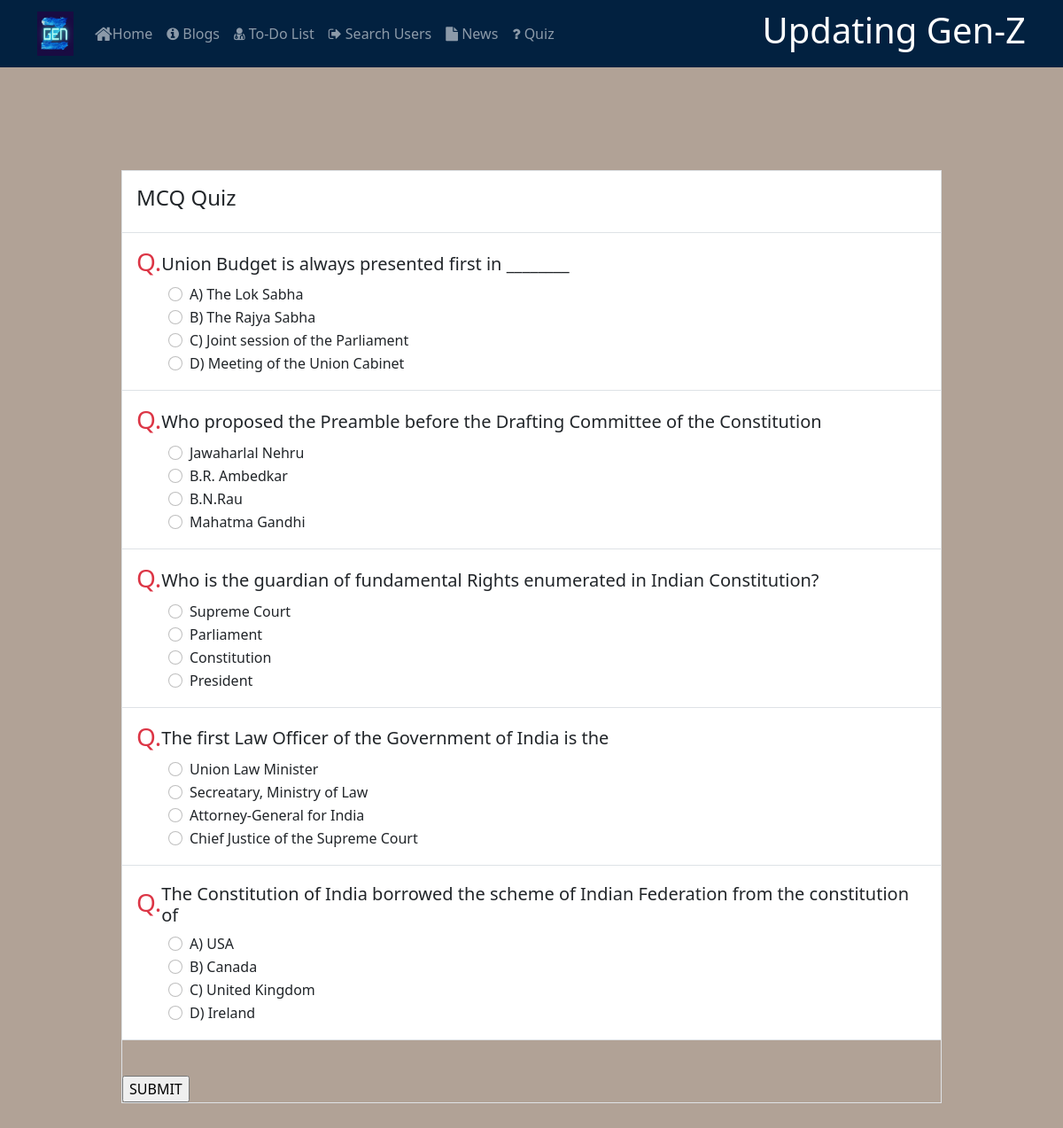
Screenshot of /submitquiz with the database file from the repository.
### app.py (models this page shows)
class Questions(db.Model):
    id = db.Column(db.Integer, primary_key=True)
    question = db.Column(db.String(200), nullable=True, unique=True)
    choice1 = db.Column(db.String(200))
    choice2 = db.Column(db.String(200))
    choice3 = db.Column(db.String(200))
    choice4 = db.Column(db.String(200))
    answer = db.Column(db.String(200))
    domain = db.Column(db.String(200))

### app.py (the view, shortened to what this page needs)
@app.route('/submitquiz', methods=['POST', 'GET'])
def submitquiz():
    question_list = Questions.query.all()
    if request.method == "GET":
        return render_template('quiz.html', question_list=question_list)

### Templates/quiz.html (shortened to what this page needs)
<!DOCTYPE html>
<html>
<head>
    <link href="https://cdn.jsdelivr.net/npm/bootstrap@5.0.0-beta3/dist/css/bootstrap.min.css" rel="stylesheet">
    <link rel="stylesheet" type="text/css" href="../static/Css/quiz.css">
    <link rel="stylesheet" href="https://cdnjs.cloudflare.com/ajax/libs/font-awesome/4.7.0/css/font-awesome.min.css">
</head>
<body>
	<header style="position: absolute;">
	    <nav class="navbar navbar-dark navbar-expand-sm fixed-top" style="background: #022140;">
	        <div class="container">
	            <a class="navbar-brand mr-auto" href="#"><img src="../static/img/logo.png" height="50" width="41"></a>
	            <div class="collapse navbar-collapse" id="Navbar">
                <ul class="navbar-nav mr auto">
	                <li class="nav-item"><a class="nav-link" href="/"><span class="fa fa-home fa-lg"> </span>Home</a></li>
                  <li class="nav-item"><a class="nav-link" href="/allblogs"><i class="fa fa-info-circle"></i> </span>Blogs</a></li>
                  <li class="nav-item"><a class="nav-link" href="#"><i class="fa fa-user-md"></i> </span>To-Do List</a></li>
                  <li class="nav-item"><a class="nav-link" href="/searchusers"><i class="fa fa-sign-out"></i> </span>Search Users</a></li>
                  <li class="nav-item"><a class="nav-link" href="/news"><i class="fa fa-file"></i> </span>News </a></li>
                  <li class="nav-item"><a class="nav-link" href="#"><i class="fa fa-question"></i> </span>Quiz </a></li>
	                </ul>
	            </div>
	            <div>
	             <h1 style="color: white;"> Updating Gen-Z</h1>
	            </div>
	        </div>
	    </nav>
	</header>
    <p><br></p>
    <p><br></p>
    <p><br></p>
    <p><br></p>
    <div class="container mt-5" style="margin-top: 500px;">
        <div class="d-flex justify-content-center row">
            <div class="col-md-10 col-lg-10">
                <div class="border">
                    <div class="question bg-white p-3 border-bottom">
                        <div class="d-flex flex-row justify-content-between align-items-center mcq">
                            <h4>MCQ Quiz</h4>
                        </div>
                    </div>
                    <form method="POST">
                    {% for question in question_list %}
                    <div class="question bg-white p-3 border-bottom">
                        <div class="d-flex flex-row align-items-center question-title">
                            <h3 class="text-danger">Q.</h3>
                            <h5 class="mt-1 ml-2">{{question.question}}</h5>
                        </div>
                        <div class="ans ml-2">
                            <div class="form-check">
                                <label class="form-check-label">
                                  <input type="radio" class="form-check-input"  value ="{{question.choice1}}" name="{{question.id}}">{{question.choice1}}
                                </label>
                              </div>
                        </div>
                        <div class="ans ml-2">
                            <div class="form-check">
                                <label class="form-check-label">
                                  <input type="radio" class="form-check-input" value ="{{question.choice2}}" name="{{question.id}}">{{question.choice2}}
                                </label>
                              </div>
                        </div>
                        <div class="ans ml-2">
                            <div class="form-check">
                                <label class="form-check-label">
                                  <input type="radio" class="form-check-input"  value ="{{question.choice3}}"  name="{{question.id}}">{{question.choice3}}
                                </label>
                              </div>
                        </div>
                        <div class="ans ml-2">
                            <div class="form-check">
                                <label class="form-check-label">
                                  <input type="radio" class="form-check-input"  value ="{{question.choice4}}" name="{{question.id}}">{{question.choice4}}
                                </label>
                              </div>
                        </div>
                    </div>
                    {% endfor %}
                    <p><br></p>
                    <input type="submit" formaction="/submitquiz" value="SUBMIT"/>
                  </form>
                </div>
            </div>
        </div>
    </div>
    <p><br></p>
</body>
</html>

### Static/Css/quiz.css (style rules this page uses)
body { background: #B1A296; }
.ans { margin-left: 36px !important }

### rows the page displays
Questions: question "Union Budget is always presented first in ________", choice1 "A) The Lok Sabha", choice2 "B) The Rajya Sabha", choice3 "C) Joint session of the Parliament", choice4 "D) Meeting of the Union Cabinet"
Questions: question "Who proposed the Preamble before the Drafting Committee of the Constitution", choice1 "Jawaharlal Nehru", choice2 "B.R. Ambedkar", choice3 "B.N.Rau", choice4 "Mahatma Gandhi"
Questions: question "Who is the guardian of fundamental Rights enumerated in Indian Constitution?", choice1 "Supreme Court", choice2 "Parliament", choice3 "Constitution", choice4 "President"
Questions: question "The first Law Officer of the Government of India is the", choice1 "Union Law Minister", choice2 "Secreatary, Ministry of Law", choice3 "Attorney-General for India", choice4 "Chief Justice of the Supreme Court"
Questions: question "The Constitution of India borrowed the scheme of Indian Federation from the constitution of", choice1 "A) USA", choice2 "B) Canada", choice3 "C) United Kingdom", choice4 "D) Ireland"
